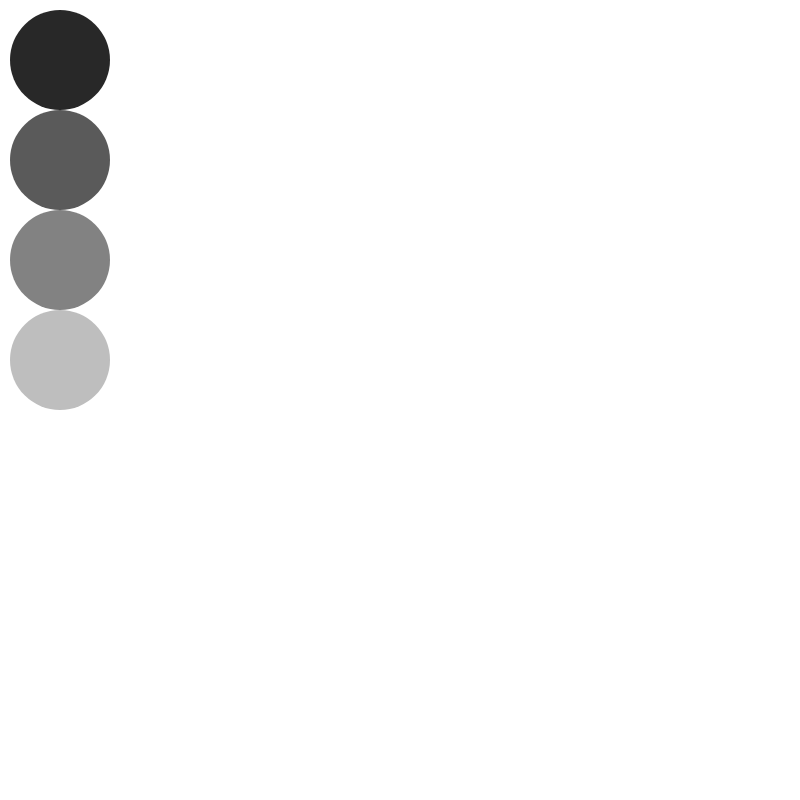
Frame 1 (no input)
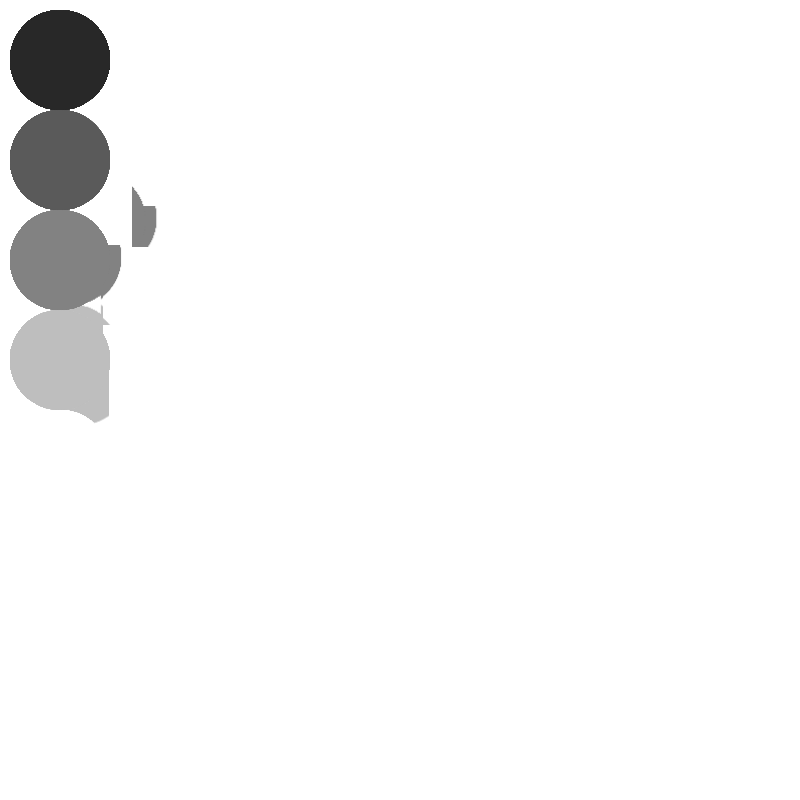
Frame 60 (no input)
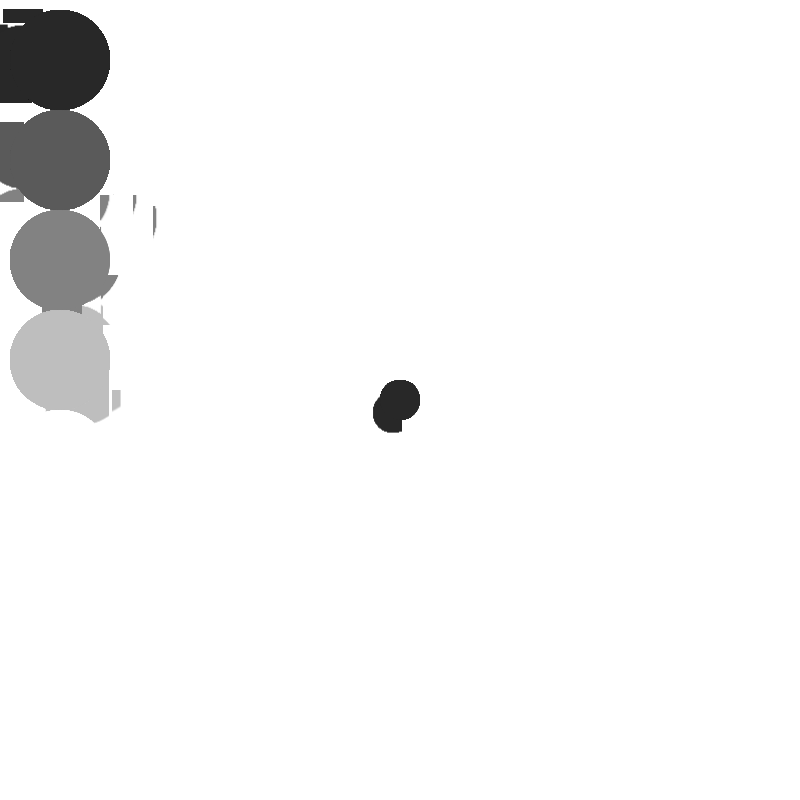
Frame 120 (the mouse pressed at the canvas centre since frame 60)

The p5.js sketch that drew these frames (run headless with seeded random() and noise() and a simulated clock; from frame 60 on, the mouse is pressed at the canvas centre):

// p5.js sketch
// ── sketch.js
let Red;
let Blue;

let button_1 = true; 
let button_2; 
let button_3; 
let button_4; 
let button_5; 
let c;

function setup() {
  createCanvas(800, 800);
  background(265);
  noStroke();
}

function draw() {


    let x1 = random(width);
    let y1 = random(height);

    let x2 = round(x1 + random(-40, 40));
    let y2 = round(y1 + random(-40, 40));

    let w = width / 20;
    let h = height / 10;

    set(x2, y2, get(x1, y1, w, h));
  
  strokeWeight(30);
  fill(40);
  ellipse(60, 60, 100, 100); 

  fill(90);
  ellipse(60, 160, 100, 100); 

  fill(130); 
  ellipse(60, 260, 100, 100); 

  fill(190); 
  ellipse(60, 360, 100, 100); 

  fill(255); 
  ellipse(60, 460, 100, 100); 
  

  if (mouseX < 60 && mouseY < 60) {
    
    if (mouseIsPressed) {
      button_1 = true;
      button_2 = false;
      button_3 = false;
      button_4 = false;
      button_5 = false;
    }
  } else if (mouseX < 60 && mouseY > 60 && mouseY < 160) {
    
    if (mouseIsPressed) {
      button_1 = false;
      button_2 = true;
      button_3 = false;
      button_4 = false;
      button_5 = false;
    }
  } else if (mouseX < width * 0.125 && mouseY > 160 && mouseY < 260) {
    
    if (mouseIsPressed) {
      button_1 = false;
      button_2 = false;
      button_3 = true;
      button_4 = false;
      button_5 = false;
    }
  } else if (mouseX < width * 0.125 && mouseY > 260 && mouseY < 360) {
   
    if (mouseIsPressed) {
      button_1 = false;
      button_2 = false;
      button_3 = false;
      button_4 = true;
      button_5 = false;
    }
  } else if (mouseX < width * 0.125 && mouseY > 360 && mouseY < 460) {
    
    if (mouseIsPressed) {
      button_1 = false;
      button_2 = false;
      button_3 = false;
      button_4 = false;
      button_5 = true;
    }
  } else {
    if (mouseIsPressed) {
      fill(c);
      ellipse(mouseX, mouseY, 40, 40);
    }
  }

  if (button_1) {
    c = color(40);
  } else if (button_2) {
    c = color(90);
  } else if (button_3) {
    c = color(130);
  } else if (button_4) {
    c = color(190);
  } else if (button_5) {
    c = color(250);
  }
}
